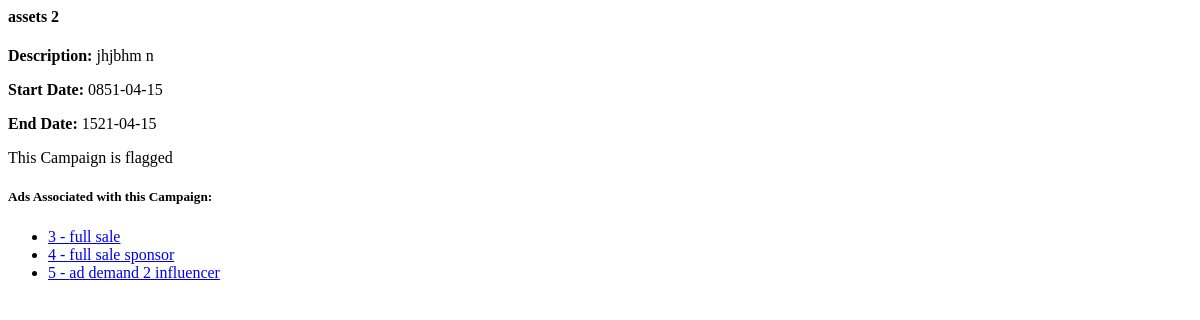
Page /campaign_details/2 (signed in) on the earlier database version.
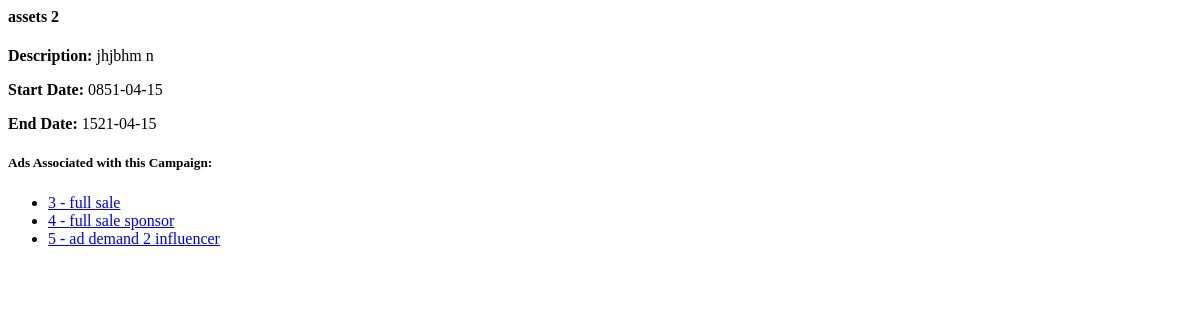
Same page on the later database version.
### app/routes.py (the view)
@main.route('/campaign_details/<int:campaign_id>', methods=['GET'])
@login_required
def campaign_details(campaign_id):
    print(campaign_id)
    campaign = Campaign.query.get_or_404(campaign_id)
    public_influencer = User.query.filter_by(username='Public').first()
    if current_user.role == "influencer":
        ads = AdRequest.query.filter(
            AdRequest.campaign_id == campaign.id,
            or_(
                AdRequest.influencer_id == current_user.id,
                AdRequest.influencer_id == public_influencer.id
            )
        ).all()
    elif current_user.role == "sponsor":
        ads = AdRequest.query.filter_by(campaign_id=campaign.id).all()
    elif current_user.role == "admin":
        ads = AdRequest.query.filter_by(campaign_id=campaign.id).all()
    return render_template('campaign_details.html', campaign=campaign, ads=ads)

### app/models.py (called while the page is built)
@login_manager.user_loader
def load_user(user_id):
    return User.query.get(int(user_id))

### app/templates/campaign_details.html
<div>
    <h4>{{ campaign.name }}</h4>
    <p><strong>Description:</strong> {{ campaign.description }}</p>
    <p><strong>Start Date:</strong> {{ campaign.start_date }}</p>
    <p><strong>End Date:</strong> {{ campaign.end_date }}</p>
    {% if campaign.flag == 1 %}
        <p class="text-danger">This Campaign is flagged</p>
    {% endif %}
    <h5>Ads Associated with this Campaign:</h5>
    <ul>
        {% for ad in ads %}
            <li>
                <a href="#" data-toggle="modal" data-target="#adRequestModal" data-id="{{ ad.id }}">
                    {{ ad.id }} - {{ ad.requirements }}
                </a>
            </li>
        {% endfor %}
    </ul>
</div>

Differences in the rows shown:
changed Campaign "assets 2": flag True → False (drawn)
Other differences:
text no longer shown: "This Campaign is flagged"
